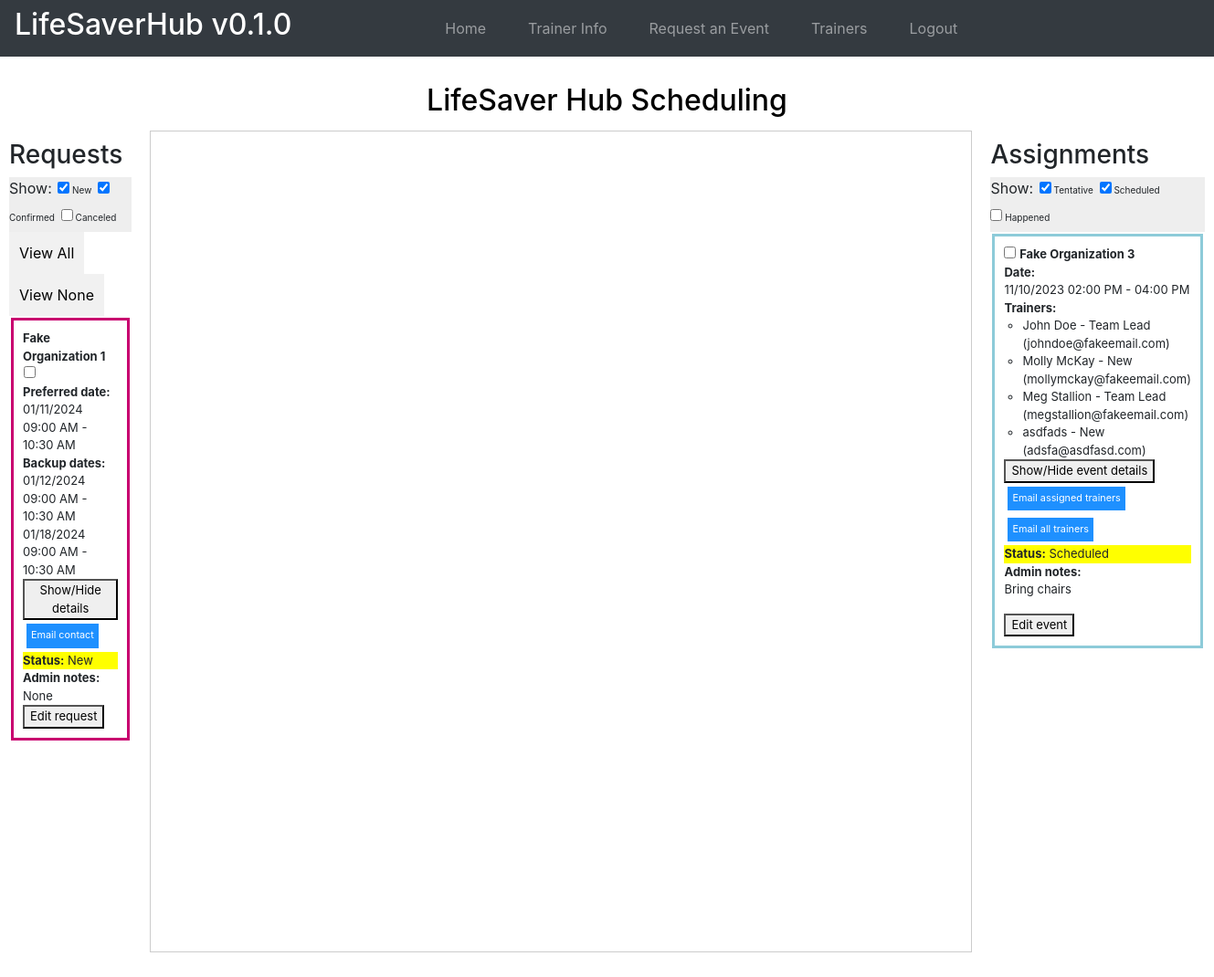
Screenshot of / (signed in) with the database file from the repository.
### website/models.py (models this page shows)
class Event(db.Model):
    id = db.Column(db.Integer, primary_key=True)
    name = db.Column(db.String(50))
    email = db.Column(db.String(50))
    phone = db.Column(db.String(16))
    title = db.Column(db.String(50))
    training_types = db.Column(db.String(500))
    preferred_date = db.relationship('EventDate', secondary=preferred_event_date_association)
    backup_dates = db.relationship('EventDate', secondary=event_date_association)
    mission = db.Column(db.String(500))
    num_learners = db.Column(db.Integer)
    learners = db.Column(db.String(500))
    place = db.Column(db.String(500))
    chairs_tables = db.Column(db.String(300))
    cultural = db.Column(db.String(500))
    content_concerns = db.Column(db.String(500))
    music = db.Column(db.String(300))
    photos = db.Column(db.String(200))
    other_info = db.Column(db.String(1500))
    status = db.Column(db.String(100))
    admin_notes = db.Column(db.String(500))

class EventDate(db.Model):
    id = db.Column(db.Integer, primary_key=True)
    start_date = db.Column(db.DateTime(timezone=True))
    end_date = db.Column(db.DateTime(timezone=True))
    formatted_start_date = db.Column(db.String(100))
    formatted_end_time = db.Column(db.String(100))
    iso_formatted_start_date = db.Column(db.String(100))
    iso_formatted_end_date = db.Column(db.String(100))

class Assignment(db.Model):
    id = db.Column(db.Integer, primary_key=True)
    start_date = db.Column(db.DateTime(timezone=True))
    end_date = db.Column(db.DateTime(timezone=True))
    formatted_start_date = db.Column(db.String(100))
    formatted_end_time = db.Column(db.String(100))
    event_request = db.relationship('Event', secondary=assignment_event_association)
    trainer = db.relationship('Trainer',secondary=assignment_trainer_association,back_populates='events')
    trainer_role = db.Column(db.String(50))

class Trainer(db.Model):
    id = db.Column(db.Integer, primary_key=True)
    name = db.Column(db.String(50))
    nickname = db.Column(db.String(50))
    date_of_birth = db.Column(db.Date)
    pronouns = db.Column(db.String(50))
    race_ethnicity = db.Column(db.String(100))
    how_did_you_hear = db.Column(db.String(200))
    phone = db.Column(db.String(16))
    text_or_call = db.Column(db.String(16))
    email = db.Column(db.String(50))
    education = db.Column(db.String(100))
    lifesaver_skills = db.Column(db.String(500))
    relevant_exp = db.Column(db.String(500))
    heartsaver_interest = db.Column(db.String(4))
    gen_avail = db.Column(db.String(500))
    hrs_per_month = db.Column(db.Integer)
    languages = db.Column(db.String(50))
    other_info = db.Column(db.String(1500))
    documents = db.Column(db.String(256))
    status = db.Column(db.String(100))
    events = db.relationship('Assignment', secondary=assignment_trainer_association)
    admin_notes = db.Column(db.String(1500))

### website/views.py (the view)
@views.route('/', methods=['GET', 'POST'])
@login_required
def home():
    assignments = []
    events = (
        Event.query
        .join(Event.preferred_date).order_by(EventDate.start_date)
    )
    for event in events:
        if event.backup_dates:
            event.backup_dates.sort(key=lambda date: date.start_date)
        assignments.append(Assignment.query
            .join(assignment_event_association)  # Join the association table
            .join(Event)  # Join the Event model
            .join(assignment_trainer_association)
            .join(Trainer)
            .filter(Event.id == event.id)  # Filter by the specific event request
            .options(joinedload(Assignment.trainer))  # Optionally load the associated trainers
            .all())
    trainers = Trainer.query.all()
    '''
    assignments = Assignment.query.options(
        joinedload(Assignment.event_request)).all()
    for trainer in trainers:
        if trainer.gen_avail:
            trainer.gen_avail.sort(key=lambda date: date.start_date)
    '''
    trainers_data = [{'id': trainer.id, 'name': trainer.name,
                      'gen_avail': trainer.gen_avail} for trainer in trainers]
    return render_template("home.html", user=current_user, events=events, trainers=trainers, assignments=assignments, trainers_data=trainers_data, event_colors=event_colors, trainer_colors=trainer_colors)

### website/__init__.py (called while the page is built)
def create_app():
    app = Flask(__name__)
    app.config['SECRET_KEY'] = 'hjshjhdjah kjshkjdhjs'
    app.config['SQLALCHEMY_DATABASE_URI'] = f'sqlite:///{DB_NAME}'
    path = os.getcwd()
    UPLOAD_FOLDER = os.path.join(path, 'doc_uploads')
    if not os.path.isdir(UPLOAD_FOLDER):
        os.mkdir(UPLOAD_FOLDER)
    app.config['UPLOAD_FOLDER'] = UPLOAD_FOLDER
    db.init_app(app)
    from .views import views
    from .auth import auth
    app.register_blueprint(views, url_prefix='/')
    app.register_blueprint(auth, url_prefix='/')
    from .models import User
    with app.app_context():
        db.create_all()
    login_manager = LoginManager()
    login_manager.login_view = 'auth.login'
    login_manager.init_app(app)
    @login_manager.user_loader
    def load_user(id):
        return User.query.get(int(id))
    return app

### website/templates/home.html (shortened to what this page needs)
{% extends "base.html" %} {% block title %}Home{% endblock %} {% block content
%}
<div class="page-title">
  <h2>LifeSaver Hub Scheduling</h2>
</div>
<div class="schedule_container">
  <div class="box">
    <h3>Requests</h3>
    <ul class="filterSection">
      Show:
      <li>
          <input checked="true" type="checkbox" value="New"/>
          <label>New</label>
      </li>
      <li>
          <input checked="true" type="checkbox" value="Confirmed"/>
          <label>Confirmed</label>
      </li>
      <li>
        <input type="checkbox" value="Canceled"/>
        <label>Canceled</label>
      </li>
  </ul>
  <div id="checkAll-uncheckAll">
    <input type= "button" onclick= 'check(".event-checkbox")' value= "View All"/>
    <input type= "button" onclick= 'unCheck(".event-checkbox")' value= "View None"/>
  </div>
    <ul class="list-group list-group-flush" id="itemsToFilter">
      {% for event in events %}
      {% if event.status == "New" or event.status == "Confirmed" or event.status == "Canceled"%}
      <li
        id="event_{{event.id}}"
        class="list-group-item {% if event.status == 'Canceled' %} hideItem {% endif %}"
        data-type="{{event.status}}"
        style="border-width: 3px; {% if event.status != 'Canceled' %}border-color: {{ event_colors[(event.id - 1) % event_colors|length][0] }}; {% endif %}"
      >
        <strong>{{event.title}}</strong>
        <input
          type="checkbox"
          class="event-checkbox"
          event-id = "{{ event.id }}"
          value = "{{event.status}}"
        ><br>
        <strong>Preferred date: </strong></br>{% for preferred_date in event.preferred_date %} {{preferred_date.formatted_start_date}} - {{preferred_date.formatted_end_time}}{% endfor %}<br>
        <strong>Backup dates: </strong></br>{% for date in event.backup_dates %} {{date.formatted_start_date}} - {{date.formatted_end_time}}</br>
          {% endfor %}
        <div class="event-details">
          <button name="details_{{event.id}}"class="show-event-details" onClick="showOrHideDropdown(this.name,'event')">Show/Hide details</button>
        </div>
        <div id="email-requester">
          <form id = "email-requester-form" action="mailto: {{event.email}}?subject=CCAS: Event request confirmation" method="post" enctype="text/plain">
            <input type="submit" class="email" value="Email contact">
            </form>
        </div>
    <div class="update-status" style="background-color: yellow;"><strong>Status:</strong> {{event.status}}</div>
    <strong>Admin notes: </strong>{{event.admin_notes}}<br>
        <button id="{{event.id}}"class="update-event-option" onClick="showOrHideDropdown(this.id,'update_div')">Edit request</button>
      </li>
      {% endif %}
      {% endfor %}
    </ul>
  </div>
  <div id="calendar">
  </div>
  <div class="box">
    <h3>Assignments</h3>
    <ul class="filterSection">
      Show:
        <li>
            <input checked="true" type="checkbox" value="Tentative"/>
            <label>Tentative</label>
        </li>
        <li>
          <input checked="true" type="checkbox" value="Scheduled"/>
          <label>Scheduled</label>
        </li>
        <li>
          <input type="checkbox" value="Happened"/>
          <label>Happened</label>
        </li>
    </ul>
    <ul class="list-group list-group-flush" id="itemsToFilter">
      {% for assignment_table in assignments %}
      {% if assignment_table %}
      {% if assignment_table[0].event_request[0].status != "New" and assignment_table[0].event_request[0].status != "Confirmed" and assignment_table[0].event_request[0].status != "Canceled" %}
      <li
        id="assignment_{{assignment_table[0].event_request[0].id}}"
        class="list-group-item {% if assignment_table[0].event_request[0].status == 'Canceled' or assignment_table[0].event_request[0].status == 'Happened'%} hideItem {% endif %}"
        data-type="{{assignment_table[0].event_request[0].status}}"
        style="border-color: {{ trainer_colors[(assignment_table[0].event_request[0].id - 1) % trainer_colors|length][0] }}; border-width: 3px;"
      >
        <input
          type="checkbox"
          class="assignment-checkbox"
          assignment-id = "{{ assignment_table[0].event_request[0].id }}"
          value = "{{assignment_table[0].event_request[0].status}}"
        >
        <strong>{{assignment_table[0].event_request[0].title}}</strong><br>
        <strong>Date: </strong></br>{{assignment_table[0].formatted_start_date}} - {{assignment_table[0].formatted_end_time}}<br>
        <div> <strong>Trainers: </strong><ul style="padding-left: 20px;">{% for assignment in assignment_table %}<li> {{assignment.trainer[0].nickname}} - {{assignment.trainer_role}} </br> ({{assignment.trainer[0].email}})</li>{% endfor %}</ul></div>
        <div class="assignment-details">
          <button name="detail_{{assignment_table[0].id}}"class="show-event-details" onClick="showOrHideDropdown(this.name,'assignment')">Show/Hide event details</button>
        </div>
        <div id="email-trainers">
          <form id = "email-form" action="mailto:{% for assignment in assignment_table %}{{assignment.trainer[0].email}}{% if not loop.last %},{% endif %}{% endfor %}?subject=CCAS: Are you available to volunteer for this event?" method="post" enctype="text/plain">
            <input type="submit" class="email" value="Email assigned trainers">
            </form>
            <form id = "email-all-form" action="mailto:{% for trainer in trainers %}{{trainer.email}}{% if not loop.last %},{% endif %}{% endfor %}?subject=CCAS: Volunteers needed!" method="post" enctype="text/plain">
              <input type="submit" class="email" value="Email all trainers">
              </form>
        </div>
    <div class="update-status" style="background-color: yellow;"><strong>Status:</strong> {{assignment_table[0].event_request[0].status}}</div>
    <strong>Admin notes:</strong><br>
    <p>{{assignment_table[0].event_request[0].admin_notes}}</p>
        <button class="update-assignment-option" onClick="showEditModalfunction({eventId : {{ assignment_table[0].event_request[0].id }}, title : '{{ assignment_table[0].event_request[0].title }}', learners: {{ assignment_table[0].event_request[0].num_learners }} , startDate : '{{assignment_table[0].start_date }}', endDate :  '{{assignment_table[0].end_date}}' , formatted_start_date : '{{ assignment_table[0].formatted_start_date }}',formatted_end_time : '{{ assignment_table[0].formatted_end_time  }}',eventStatus : '{{ assignment_table[0].event_request[0].status }}',trainers : trainersArray_{{assignment_table[0].event_request[0].id}}})">Edit event</button>
      </li>
      {% endif %}
      {% endif %}
      {% endfor %}
    </ul>
  </div>
</div>
<div>
  <br />
  <br />
</div>
{% endblock %}

### website/static/styles/web.css (style rules this page uses)
.schedule_container { display: grid; grid-template-columns: 1fr 3fr 1fr; gap: 10px; width: 100%; box-sizing: border-box; }
#calendar { width: 900px; height: 900px; border: 1px solid #ccc; }
.page-title { display: flex; align-items: center; justify-content: center; color: black; padding: 5px; }
.list-group-item { margin: 2px !important; padding: 10px !important; font-size: small; }
body { margin: 0; justify-content: center; align-items: center; }
.box { padding: 10px; }
.email { font-size:smaller; padding: 4px; margin: 4px; }
.filterSection li { list-style: none; margin: 0px; padding: 2px; font-size:10px; display: inline; }
.filterSection { margin: 0px; padding: 0px; background-color: #EEEEEE; }
.event-checkbox { margin-left: 1px; }
input { border: 1px solid transparent; background-color: #f1f1f1; padding: 10px; font-size: 16px; }
input[type=submit] { background-color: DodgerBlue; color: #fff; }

### rows the page displays
Event: title "Fake Organization 1", status "New", admin_notes "None"
EventDate: formatted_start_date "01/11/2024 09:00 AM", formatted_end_time "10:30 AM"
EventDate: formatted_start_date "01/12/2024 09:00 AM", formatted_end_time "10:30 AM"
EventDate: formatted_start_date "01/18/2024 09:00 AM", formatted_end_time "10:30 AM"
Assignment: title "Fake Organization 3", formatted_start_date "11/10/2023 02:00 PM", formatted_end_time "04:00 PM", nickname "John Doe", trainer_role "Team Lead", email "johndoe@fakeemail.com", status "Scheduled", admin_notes "Bring chairs"
Assignment: nickname "Molly McKay", trainer_role "New", email "mollymckay@fakeemail.com"
Assignment: nickname "Meg Stallion", trainer_role "Team Lead", email "megstallion@fakeemail.com"
Assignment: nickname "asdfads", trainer_role "New", email "adsfa@asdfasd.com"
